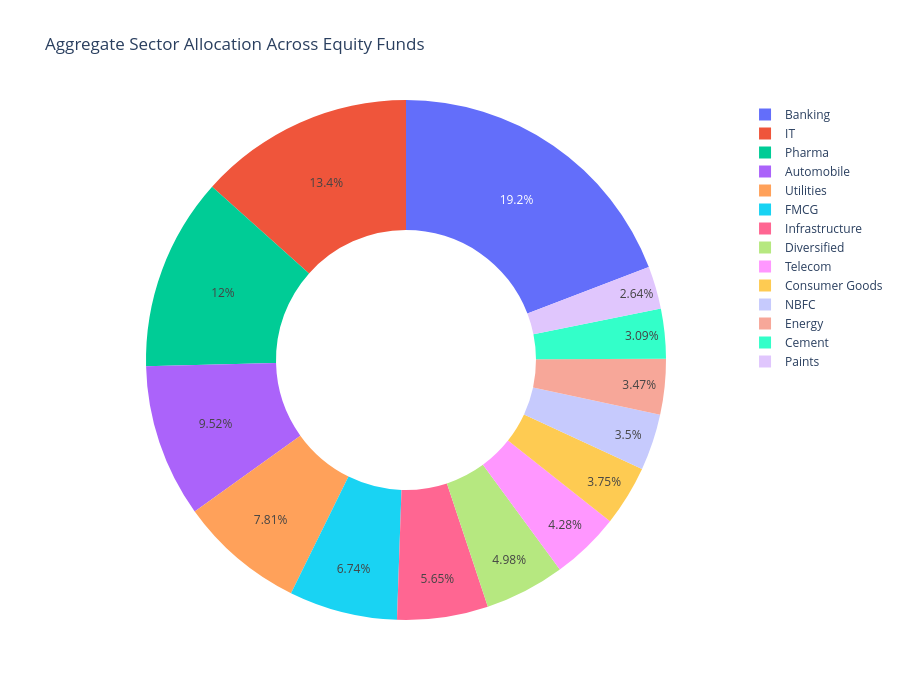

The code cell stored with this chart in its notebook:
### Code cell
import plotly.express as px

fig = px.pie(
    sector_allocation.reset_index(),
    names="sector",
    values="weight_pct",
    hole=0.5,
    title="Aggregate Sector Allocation Across Equity Funds"
)

fig.update_traces(
    textinfo="percent",
    hovertemplate="<b>%{label}</b><br>Weight: %{value:.2f}%<extra></extra>"
)

fig.update_layout(
    template="plotly_white",
    height=700
)

fig.show()

# Save only PNG
fig.write_image(
    OUTPUT_DIR / "sector_allocation_donut.png",
    width=1400,
    height=700
)

print("Sector allocation donut PNG saved successfully!")

### Figure 1 — Plotly figure (JSON) as saved in the notebook; plotly's stock layout.template omitted (floating-point values rounded to 4 significant figures)
{"data": [{"domain": {"x": [0, 1], "y": [0, 1]}, "hole": 0.5, "hovertemplate": "<b>%{label}</b><br>Weight: %{value:.2f}%<extra></extra>", "labels": ["Automobile", "Banking", "Cement", "Consumer Goods", "Diversified", "Energy", "FMCG", "IT", "Infrastructure", "NBFC", "Paints", "Pharma", "Telecom", "Utilities"], "legendgroup": "", "name": "", "showlegend": true, "textinfo": "percent", "type": "pie", "values": [9.519, 19.18, 3.089, 3.753, 4.977, 3.468, 6.739, 13.4, 5.652, 3.503, 2.643, 11.98, 4.283, 7.81]}], "layout": {"height": 700, "legend": {"tracegroupgap": 0}, "title": {"text": "Aggregate Sector Allocation Across Equity Funds"}}}
